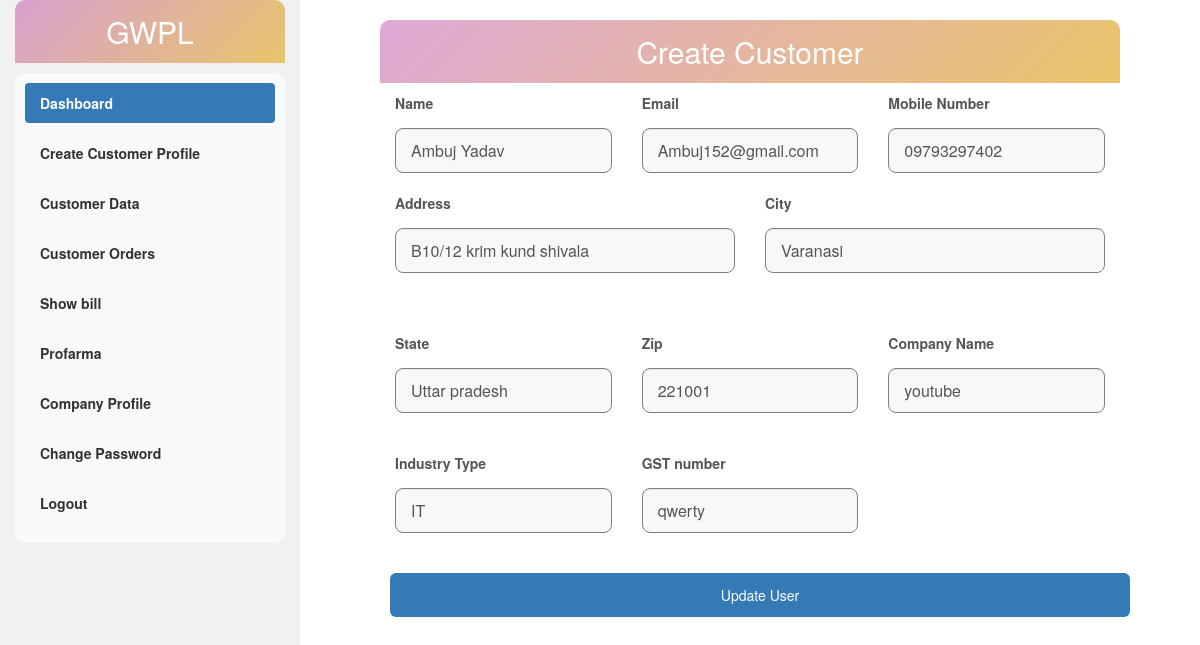
/updatecustomer.php?showID=USER-001 (signed in), run on the app's committed database.
### tables this page shows
CREATE TABLE `profile` (
  `id` int(11) NOT NULL,
  `companyid` varchar(20) NOT NULL,
  `userid` varchar(20) NOT NULL,
  `customerid` varchar(255) NOT NULL,
  `name` varchar(55) NOT NULL,
  `email` varchar(100) NOT NULL,
  `phone` varchar(55) NOT NULL,
  `address` varchar(255) NOT NULL,
  `city` varchar(50) NOT NULL,
  `state` varchar(255) NOT NULL,
  `zip` varchar(10) NOT NULL,
  `companyname` varchar(50) NOT NULL,
  `industry` varchar(50) NOT NULL,
  `gst` varchar(20) NOT NULL,
  `companypan` varchar(20) NOT NULL,
  `companybank` varchar(55) NOT NULL,
  `bankifsc` varchar(20) NOT NULL
);

### updatecustomer.php (the view, shortened to what this page needs)
<?php
if(isset($_SESSION['id']) )
{
?>
<!DOCTYPE html>
<html lang="en">
<head>
  <link rel="stylesheet" href="https://maxcdn.bootstrapcdn.com/bootstrap/3.4.1/css/bootstrap.min.css">
</head>
<body>
<div class="container-fluid">
  <div class="row content" style="height: 900px;">
    <div class="col-sm-3 sidenav hidden-xs">
      <h2>GWPL</h2>
      <?php
      include('menu.php');
      ?><br>
    </div>
    <br>
 <div class="col-sm-9 hidden-xs">
<?php
include('connection.php');
if(isset($_GET['showID']))
{
    $userid = $_GET['showID'];
    $qwer= " SELECT * FROM `profile` WHERE `userid` = '$userid' ";
    $firee = mysqli_query($conn, $qwer);
    $chec= mysqli_fetch_assoc($firee);
}
?>
 <div class="container-fluid" width="80%" style="margin:50px;margin-top:0px;">
 <h2 style="">Create Customer</h2>
   <form method="post">
  <div class="form-row">
    <div class="col-md-4 mb-3">
      <label>Name</label>
      <input type="text" class="form-control is-valid"  placeholder="fullname"
        name="name" value="<?php echo $chec['name'];?>" >
    </div>
    <div class="col-md-4 mb-3">
      <label>Email</label>
      <input type="Email" class="form-control is-valid"  placeholder="@gmail.com"
        name="email" value="<?php echo $chec['email'];?>" >
    </div>
    <div class="col-md-4 mb-3">
      <label>Mobile Number</label>
        <input type="text" class="form-control is-invalid" name="phone"  placeholder="Mobile"
        value="<?php echo $chec['phone'];?>"
           required>
      </div>
    </div>
    <div class="form-row">
      <div class="col-md-6 mb-3">
      <label for="validationServer033">Address</label>
      <input type="text" class="form-control is-invalid" name="address" id="validationServer033" placeholder="Address" value="<?php echo $chec['address'];?>"
        required>
      <div class="invalid-feedback">
      </div>
    </div>
    <div class="col-md-6 mb-3">
      <label >City</label>
      <input type="text" class="form-control is-invalid" name="city"  placeholder="City" value="<?php echo $chec['city'];?>"
        required>
      <div class="invalid-feedback">
      </div>
    </div>
      </div>
   <div class="valid-feedback">
      </div>
  <div class="form-row">
    <div class="col-md-4 mb-3">
      <label>State</label>
      <input type="text" class="form-control is-invalid" name="state"  placeholder="State" value="<?php echo $chec['state'];?>"
        required>
      <div class="invalid-feedback">
      </div>
    </div>
    <div class="col-md-4 mb-3">
      <label>Zip</label>
      <input type="text" class="form-control is-invalid" name="zip"  placeholder="Zip" value="<?php echo $chec['zip'];?>"
        required>
      <div class="invalid-feedback">
      </div>
    </div>
  </div>
  <div class="form-row">
    <div class="col-md-4 mb-3">
      <label>Company Name</label>
      <input type="text" class="form-control is-invalid" name="companyname"  placeholder="Company name" value="<?php echo $chec['companyname'];?>"
        >
      <div class="invalid-feedback">
      </div>
    </div>
    <div class="col-md-4 mb-3">
      <label>Industry Type</label>
      <input type="text" class="form-control is-invalid" name="industry" placeholder="Industry Type" value="<?php echo $chec['industry'];?>"
        >
    </div>
    <div class="col-md-4 mb-3">
      <label>GST number</label>
      <input type="text" class="form-control is-invalid" name="gst" placeholder="GST number" value="<?php echo $chec['gst'];?>"
        required>
      <div class="invalid-feedback">
      </div>
    </div>
  </div>
  <button  style="margin-left:10px; background:#337AB7" class="btn btn-primary" type="submit" name="update">Update User</button>
</form></div>
 </div>
  </div>
</div>
</body>
</html>
  <?php
}
else{
    echo "please login to Continue";
    header("Location:index.php");
}
?>

### updatecustomer.php (style rules this page uses)
.row.content { height: 550px }
.sidenav { background-color: #f1f1f1; height: 100%; }
body { background-color: #ffff; }
h2 { background: linear-gradient(135deg, #B4A7, #E9C46A); color: white; padding: 15px 20px; border-radius: 10px 10px 0 0; margin-top: 0; text-align: center; }
label { font-weight: bold; color: #555; }
input[type="text"], input[type="email"], input[type="checkbox"] { width: 100%; padding: 12px; margin-top: 8px; margin-bottom: 20px; border: none; border-radius: 6px; background-color: #f8f8f8; transition: all 0.3s ease; }
.btn { width: 100%; padding: 12px; border: none; border-radius: 6px; background: linear-gradient(135deg, #B4A77B, #E9C46A); color: white; cursor: pointer; transition: all 0.3s ease; }
input[type="text"], input[type="email"], input[type="checkbox"] { width: 100%; height: 45px; padding: 15px; margin-top: 10px; margin-bottom: 20px; border: 1px solid grey; border-radius: 8px; background-color: #f8f8f8; transition: all 0.3s ease; font-size: 16px; }
input[type="text"]::placeholder, input[type="email"]::placeholder { color: #888; font-size: 14px; }

### data on the page
profile: name "Ambuj Yadav", email "Ambuj152@gmail.com", phone "09793297402", address "B10/12 krim kund shivala", city "Varanasi", state "Uttar pradesh", zip "221001", companyname "youtube", industry "IT", gst "qwerty"
